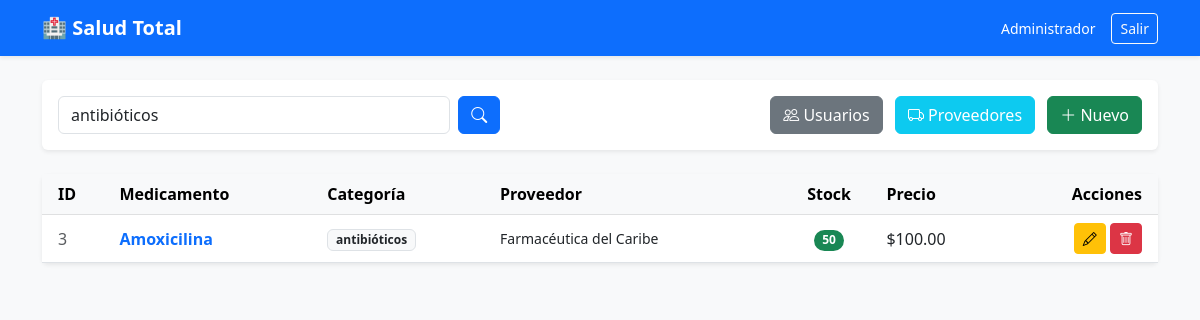
Screenshot of /paginas/panel.php?categoria=antibióticos (signed in) with the database file from the repository.
### tables this page shows
CREATE TABLE `medicamentos` (
  `id` int(11) NOT NULL,
  `nombre` varchar(100) NOT NULL,
  `categoria` varchar(100) NOT NULL,
  `cantidad` int(11) NOT NULL,
  `precio` decimal(10,2) NOT NULL,
  `proveedor_id` int(11) DEFAULT NULL,
  `creado_en` timestamp NOT NULL DEFAULT current_timestamp(),
  `actualizado_en` timestamp NOT NULL DEFAULT current_timestamp() ON UPDATE current_timestamp()
);

CREATE TABLE `proveedores` (
  `id` int(11) NOT NULL,
  `nombre` varchar(100) NOT NULL,
  `telefono` varchar(20) DEFAULT NULL,
  `direccion` varchar(200) DEFAULT NULL,
  `creado_en` timestamp NOT NULL DEFAULT current_timestamp()
);

### paginas/panel.php (the view, shortened to what this page needs)
<?php
require '../logica/db.php';
$where = "";
$params = [];
$categoria_buscada = "";
if (isset($_GET['categoria']) && !empty($_GET['categoria'])) {
    $categoria_buscada = $_GET['categoria'];
    $where = "WHERE m.categoria LIKE ?";
    $params[] = "%$categoria_buscada%";
}
$sql = "SELECT m.id, m.nombre, m.categoria, m.cantidad, m.precio, p.nombre AS proveedor
        FROM medicamentos m
        LEFT JOIN proveedores p ON m.proveedor_id = p.id
        $where ORDER BY m.id DESC";
$stmt = $conn->prepare($sql);
$stmt->execute($params);
$medicamentos = $stmt->fetchAll(PDO::FETCH_ASSOC);
?>
<!DOCTYPE html>
<html lang="es">
<head>
    <link href="https://cdn.jsdelivr.net/npm/bootstrap@5.3.0/dist/css/bootstrap.min.css" rel="stylesheet">
    <link rel="stylesheet" href="https://cdn.jsdelivr.net/npm/bootstrap-icons@1.10.0/font/bootstrap-icons.css">
</head>
<body class="bg-light">
    <nav class="navbar navbar-expand-lg navbar-dark bg-primary mb-4 shadow-sm">
        <div class="container">
            <a class="navbar-brand fw-bold" href="#">🏥 Salud Total</a>
            <div class="d-flex align-items-center text-white">
                <small class="me-3 d-none d-md-block">
                    <?php echo htmlspecialchars($_SESSION['user_nombre']); ?>
                </small>
                <a href="../logica/logout.php" class="btn btn-outline-light btn-sm">Salir</a>
            </div>
        </div>
    </nav>
    <div class="container">
        <div class="card shadow-sm mb-4 border-0">
            <div class="card-body">
                <div class="row g-3">
                    <div class="col-12 col-md-5">
                        <form method="GET" class="d-flex gap-2">
                            <input type="text" name="categoria" class="form-control" placeholder="Buscar categoría..." value="<?php echo htmlspecialchars($categoria_buscada); ?>">
                            <button type="submit" class="btn btn-primary"><i class="bi bi-search"></i></button>
                        </form>
                    </div>
                    <div class="col-12 col-md-7 text-md-end">
                        <?php if($_SESSION['user_rol'] == 'admin'): ?>
                            <a href="usuarios.php" class="btn btn-secondary me-2"><i class="bi bi-people"></i> Usuarios</a>
                        <?php endif; ?>
                        <a href="proveedores.php" class="btn btn-info text-white me-2"><i class="bi bi-truck"></i> Proveedores</a>
                        <a href="registro.php" class="btn btn-success"><i class="bi bi-plus-lg"></i> Nuevo</a>
                    </div>
                </div>
            </div>
        </div>
        <div class="card shadow-sm border-0">
            <div class="table-responsive">
                <table class="table table-hover align-middle mb-0">
                    <thead class="table-light">
                        <tr>
                            <th class="ps-3">ID</th>
                            <th>Medicamento</th>
                            <th>Categoría</th>
                            <th>Proveedor</th>
                            <th class="text-center">Stock</th>
                            <th>Precio</th>
                            <th class="text-end pe-3">Acciones</th>
                        </tr>
                    </thead>
                    <tbody>
                        <?php foreach ($medicamentos as $med): ?>
                        <tr>
                            <td class="ps-3 text-muted"><?php echo $med['id']; ?></td>
                            <td class="fw-bold text-primary"><?php echo htmlspecialchars($med['nombre']); ?></td>
                            <td><span class="badge bg-light text-dark border"><?php echo htmlspecialchars($med['categoria']); ?></span></td>
                            <td class="small"><?php echo htmlspecialchars($med['proveedor'] ?? '-'); ?></td>
                            <td class="text-center">
                                <span class="badge <?php echo ($med['cantidad']<10)?'bg-danger':'bg-success'; ?> rounded-pill">
                                    <?php echo $med['cantidad']; ?>
                                </span>
                            </td>
                            <td>$<?php echo number_format($med['precio'], 2); ?></td>
                            <td class="text-end pe-3">
                                <a href="editar.php?id=<?php echo $med['id']; ?>" class="btn btn-warning btn-sm"><i class="bi bi-pencil"></i></a>
                                <a href="../logica/eliminar.php?id=<?php echo $med['id']; ?>" class="btn btn-danger btn-sm" onclick="return confirm('¿Borrar?');"><i class="bi bi-trash"></i></a>
                            </td>
                        </tr>
                        <?php endforeach; ?>
                    </tbody>
                </table>
            </div>
        </div>
    </div>
</body>
</html>

### rows the page displays
medicamentos: id "3", nombre "Amoxicilina", categoria "antibióticos", proveedor.nombre "Farmacéutica del Caribe", cantidad "50", precio "100.00"

### other values shown
$_SESSION['user_nombre'] "Administrador"
